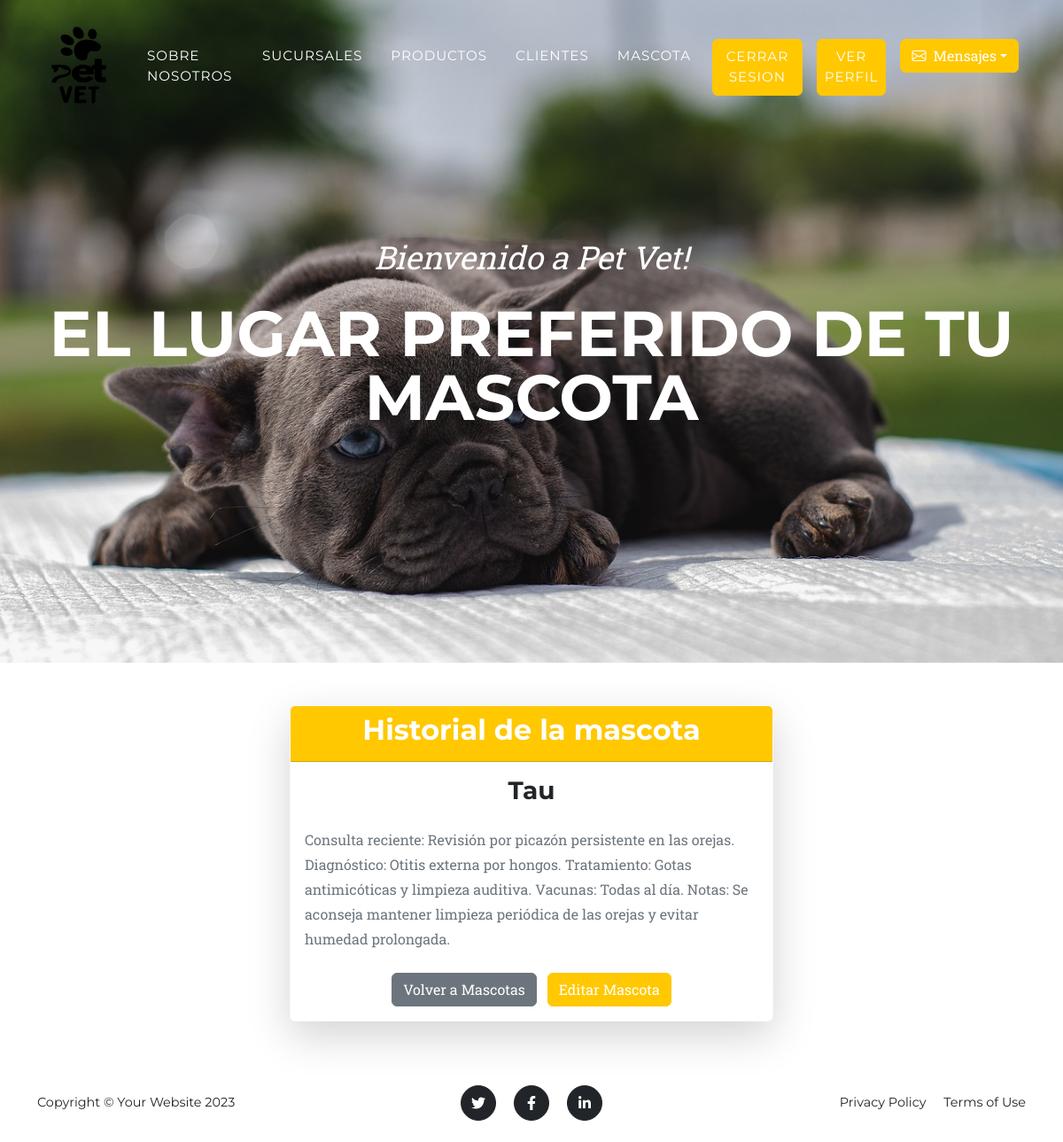
The page /historial-mascota/6 (signed in) on the database its author committed.
### app_vete/models.py (models this page shows, shortened)
class Mascota(models.Model):
    nombre = models.CharField(max_length=100, null=True)
    especie = models.CharField(max_length=50, choices=[
        ('perro', 'Perro'),
        ('gato', 'Gato'),
        ('pez', 'Pez'),
        ('ave', 'Ave'),
        ('reptil', 'Reptil'),
    ])
    raza = models.CharField(max_length=100)
    edad = models.PositiveIntegerField()
    historial = models.TextField(null=True)

### app_vete/views.py (the view)
# urls.py: path('historial-mascota/<int:id>', views.historial_mascota, name = "historial-mascota"),
@user_passes_test(lambda u: u.is_superuser)
def historial_mascota(request, id):
    mascota = Mascota.objects.get(id=id)
    return render(request, 'app_vete/forms/historial-mascota.html', {'mascota': mascota})

### app_vete/templates/app_vete/forms/historial-mascota.html (shortened to what this page needs)
{% extends "app_vete/base.html" %}
{% load static %}
{% block content %}
<div class="container my-5">
    <div class="row justify-content-center">
        <div class="col-md-8 col-lg-6">
            <div class="card shadow-lg border-light">
                <div class="card-header text-center bg-primary text-white">
                    <h2>Historial de la mascota</h2>
                </div>
                <div class="card-body">
                    <h3 class="text-center mb-4">{{ mascota.nombre }}</h3>
                    <p class="text-muted mb-4">{{ mascota.historial }}</p>
                    <div class="text-center">
                        <a href="{% url 'mascota' %}" class="btn btn-secondary me-2">Volver a Mascotas</a>
                        {% if user.is_superuser %}
                        <a href="{% url 'editar-mascota' mascota.id %}" class="btn btn-warning">Editar Mascota</a>
                        {% endif %}
                    </div>
                </div>
            </div>
        </div>
    </div>
</div>
{% endblock %}

### rows shown on the page
Mascota: nombre "Tau", historial "Consulta reciente: Revisión por picazón persistente en las orejas. Diagnóstico: Otitis externa por hongos. Tratamiento: Gotas antimicóticas y limpieza auditiva. Vacunas: Todas al día. Notas: Se aconseja mantener limpieza periódica de las orejas y evitar humedad prolongada."
